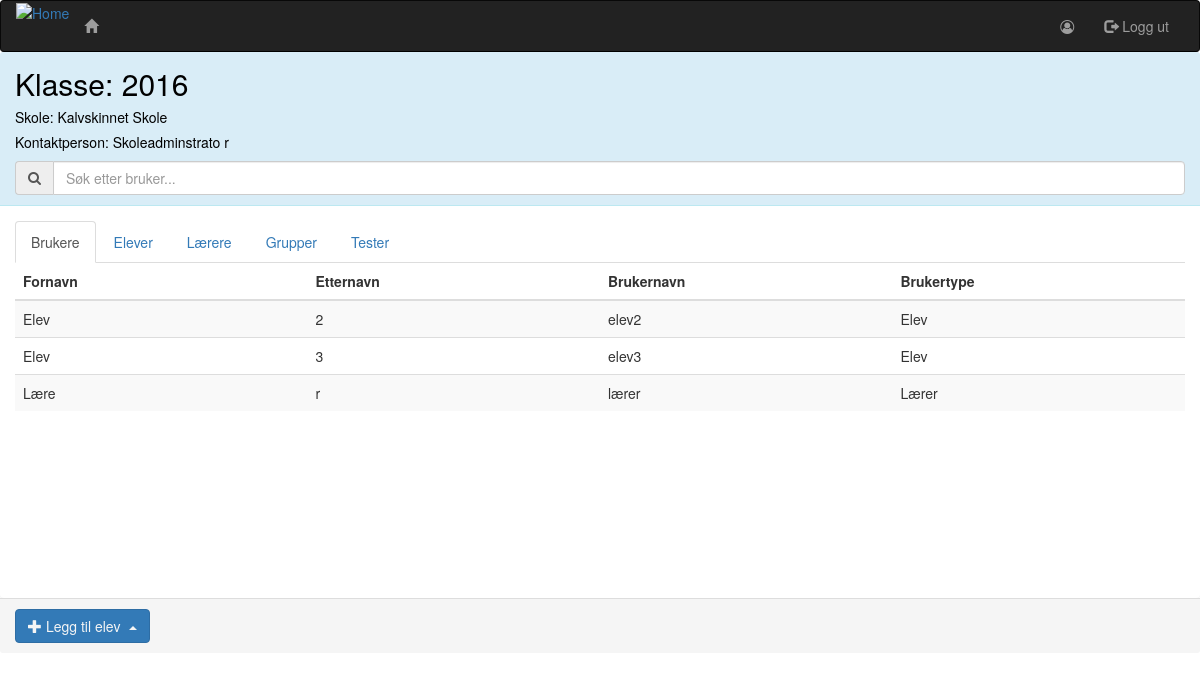
Page /administrasjon/skoler/1/klasse/2/ on the committed database.
### administration/models.py (models this page shows, shortened)
class Grade(models.Model):
    school = models.ForeignKey(School, on_delete=models.CASCADE)
    grade_name = models.CharField(max_length=100, verbose_name='klassenavn')
    tests = models.ManyToManyField('maths.Test', blank=True, verbose_name='tester')
    is_active = models.BooleanField(default=True, verbose_name='aktiv',
                                    help_text='Angir at denne klassen er aktiv. Avmerk denne i stedet for å slette klassen.')
    class Meta:
        ordering = ['school_id', 'grade_name']
    def __str__(self):
        return self.school.school_name + " - " + self.grade_name

class School(models.Model):
    school_administrator = models.ForeignKey('Person', null=True, blank=True, verbose_name='Skoleadministrator',
                                             help_text='Ikke påkrevd. Opprett en ny skoleadministrator ved å trykke på plusstegnet til høyre.',
                                             on_delete=models.SET_NULL)
    school_name = models.CharField(max_length=100, verbose_name='Navn')
    school_address = models.CharField(max_length=100, verbose_name='Adresse')
    is_active = models.BooleanField(default=True, verbose_name='aktiv',
                                    help_text='Angir at denne skolen er aktiv. Avmerk denne i stedet for å slette skolen.')
    class Meta:
        ordering = ['school_name']
    def __str__(self):
        return self.school_name

class Person(AbstractUser):
    grades = models.ManyToManyField(Grade, default="", blank=True, verbose_name="klasse")
    SEX = [
        ("M", "Gutt"),
        ("F", "Jente")
    ]
    ROLE = [
        (1, "Elev"),
        (2, 'Lærer'),
        (3, 'Skoleadministrator'),
        (4, 'Administrator')
    ]
    sex = models.CharField(max_length=1, choices=SEX, verbose_name="kjønn", null=True)
    date_of_birth = models.DateField(max_length=8, verbose_name='Fødselsdato', null=True)
    role = models.IntegerField(choices=ROLE, default=1, verbose_name='brukertype')
    tests = models.ManyToManyField('maths.Test', blank=True, verbose_name='tester')
    class Meta:
        ordering = ['username']
    def __str__(self):
        return self.first_name + " " + self.last_name + " - " + self.username

### administration/views.py (the view, shortened to what this page needs)
# urls.py: url(r'skoler/(?P<school_pk>[0-9]+)/klasse/(?P<grade_pk>[0-9]+)/$', views.GradeDetailView.as_view(),
class GradeDetailView(SchoolCheck, View):
    def get(self, request, *args, **kwargs):
        view = GradeDisplay.as_view()
        return view(request, *args, **kwargs)

### administration/forms.py
class FileUploadForm(forms.Form):
    file = forms.FileField()
    def __init__(self, *args, **kwargs):
        super(FileUploadForm, self).__init__(*args, **kwargs)
        self.fields['file'].help_text = 'Aksepterte filformat: .xls, .xlsx, .ods, .csv'

### administration/views.py (called while the page is built)
    def get_context_data(self, **kwargs):
        context = super(GradeDisplay, self).get_context_data(**kwargs)
        context['persons'] = Person.objects.filter(grades__id=self.kwargs['grade_pk'])
        context['schools'] = School.objects.all()
        context['grades'] = Grade.objects.all().exclude(id=self.kwargs['grade_pk'])
        context['groups'] = Gruppe.objects.filter(grade__id=self.kwargs['grade_pk'])
        context['existingStudents'] = Person.objects.filter(role=1, is_active=1).exclude(
            grades__id=self.kwargs['grade_pk'])
        context['existingTeachers'] = Person.objects.filter(role=2, is_active=1).exclude(
            grades__id=self.kwargs['grade_pk'])
        context['form'] = FileUploadForm()
        return context

### administration/templates/administration/grade_detail.html (shortened to what this page needs)
{% extends 'matistikk/base.html' %}
{% load bootstrap3 %}
{% load static %}
{% block body %}
<div class="panel panel-info">
    <div class="panel-heading">
        <h2>Klasse: {{ grade.grade_name }}</h2>
        {% if request.user.role == 3  or request.user.role == 4 %}
            <h5>Skole: <a href="{% url 'administration:schoolDetail' grade.school_id %}">{{ grade.school }}</a></h5>
        {% else %}
            <h5>Skole: {{ grade.school }}</h5>
        {% endif %}
        <h5>Kontaktperson: {{ grade.school.school_administrator.get_full_name }}</h5>
        <div class="input-group">
                <span class="input-group-addon">
                        <i class="fa fa-search"></i>
                    </span>
            <input type="text" class="form-control" id="search"
                   onkeyup="allSearch('alltable'); allSearch('studenttable'); allSearch('teachertable'); groupSearch('grouptable'); allSearch('testtable')"
                   placeholder="Søk etter bruker...">
        </div>
    </div>
    <div class="panel-body">
        <ul class="nav nav-tabs">
            <li class="nav active"><a href="#A" data-toggle="tab">Brukere</a></li>
            <li class="nav"><a href="#B" data-toggle="tab">Elever</a></li>
            <li class="nav"><a href="#C" data-toggle="tab">Lærere</a></li>
            <li class="nav"><a href="#D" data-toggle="tab">Grupper</a></li>
            <li class="nav"><a href="#E" data-toggle="tab">Tester</a></li>
        </ul>
        <div class="tab-content">
            <div class="tab-pane fade in active" id="A">
                <table class="table table-hover table-striped table-responsive" id="alltable">
                    <thead>
                    <tr>
                        <th>Fornavn</th>
                        <th>Etternavn</th>
                        <th>Brukernavn</th>
                        <th>Brukertype</th>
                    </tr>
                    </thead>
                    <tbody>
                    {% for person in persons %}
                        {% if person.is_active %}
                            <tr class="clickable-row"
                                data-href="{% url 'administration:PersonDetailFromGrade' school_pk=grade.school_id grade_pk=grade.id slug=person.username %}"
                                style="cursor: pointer">
                                <td>{{ person.first_name }}</td>
                                <td>{{ person.last_name }}</td>
                                <td>{{ person.username }}</td>
                                <td>
                                    {% if person.role == 2 %}
                                        Lærer
                                    {% elif person.role == 3 %}
                                        Skoleadministrator
                                    {% elif person.role == 4 %}
                                        Administrator
                                    {% else %}
                                        Elev
                                    {% endif %}
                                </td>
                            </tr>
                        {% endif %}
                    {% endfor %}
                    </tbody>
                </table>
            </div>
        </div>
    </div>
</div>
<div class="panel-footer">
    <div class="btn-group dropup">
        <button type="button" class="btn btn-primary  dropdown-toggle" data-toggle="dropdown"
                aria-haspopup="true" aria-expanded="false" id="addStudentDropdown"><span
                class="glyphicon glyphicon-plus"
                aria-hidden="true"></span>
            Legg til elev <span class="caret"></span></button>
    </div>
</div>
{% endblock %}

### administration/static/administration/style.css (style rules this page uses)
.tab-content { overflow: auto; max-height: 60vh; min-height: 40vh; }
p, h1, h2, h3, h4, h5, h6 { color: black; }
.btn { color: black; }
.btn-primary { color: whitesmoke; }
html, body { height: 100%; margin: 0px; padding: 0px; }
.panel { border: none; }
.btn .caret { margin-left: 5px; }
.table { width: 100%; max-width: 100%; margin-bottom: 20px; table-layout: fixed; }
.panel-heading h2 { margin-top: 5px; margin-bottom: 5px; }
.panel { margin-bottom: 0px; }

### rows in the picture
Grade: grade_name "2016", school "Kalvskinnet Skole", school.school_administrator.get_full_name "Skoleadminstrato r"
Person: first_name "Elev", last_name "2", username "elev2", role "Elev"
Person: first_name "Elev", last_name "3", username "elev3", role "Elev"
Person: first_name "Lære", last_name "r", username "lærer", role "Lærer"
